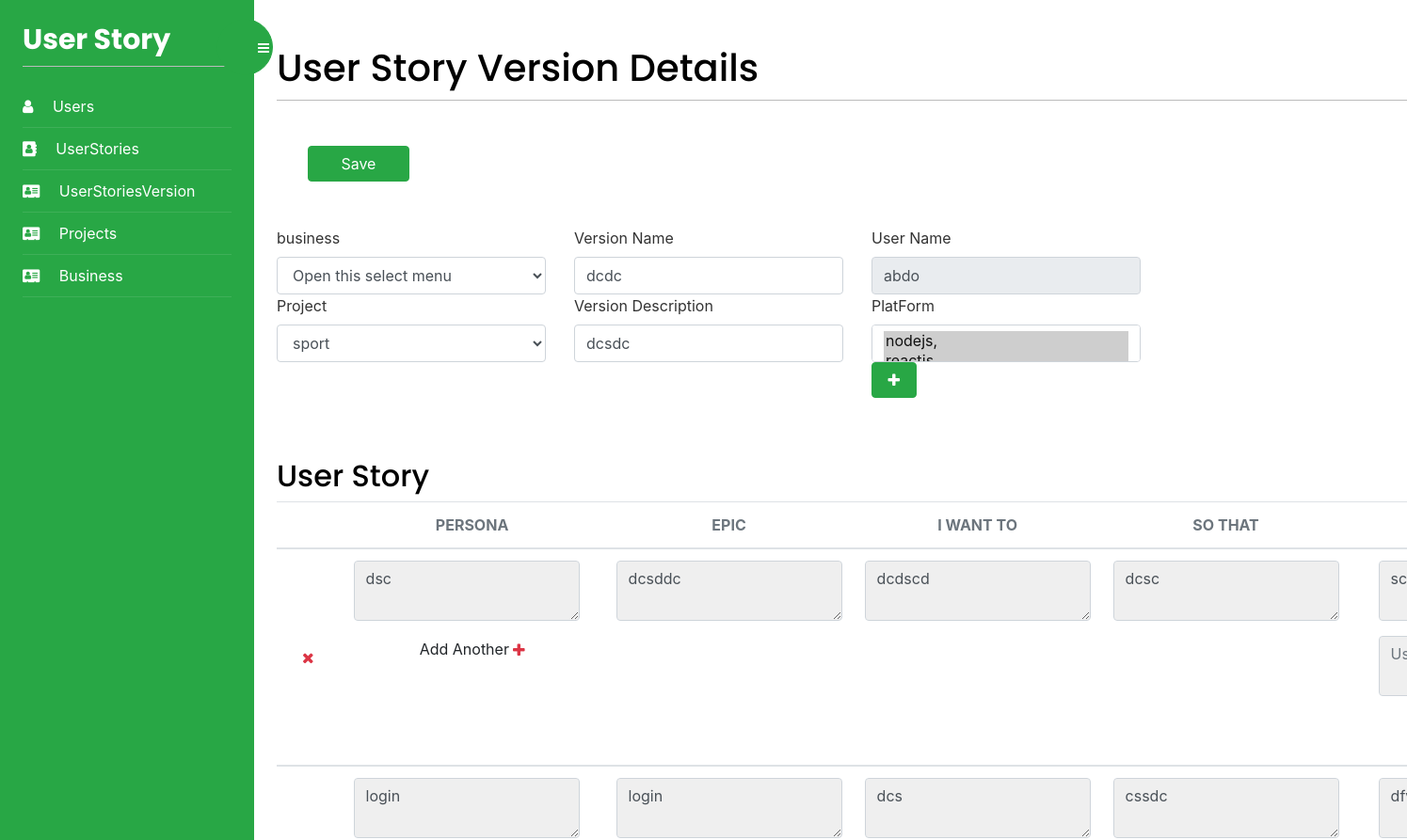
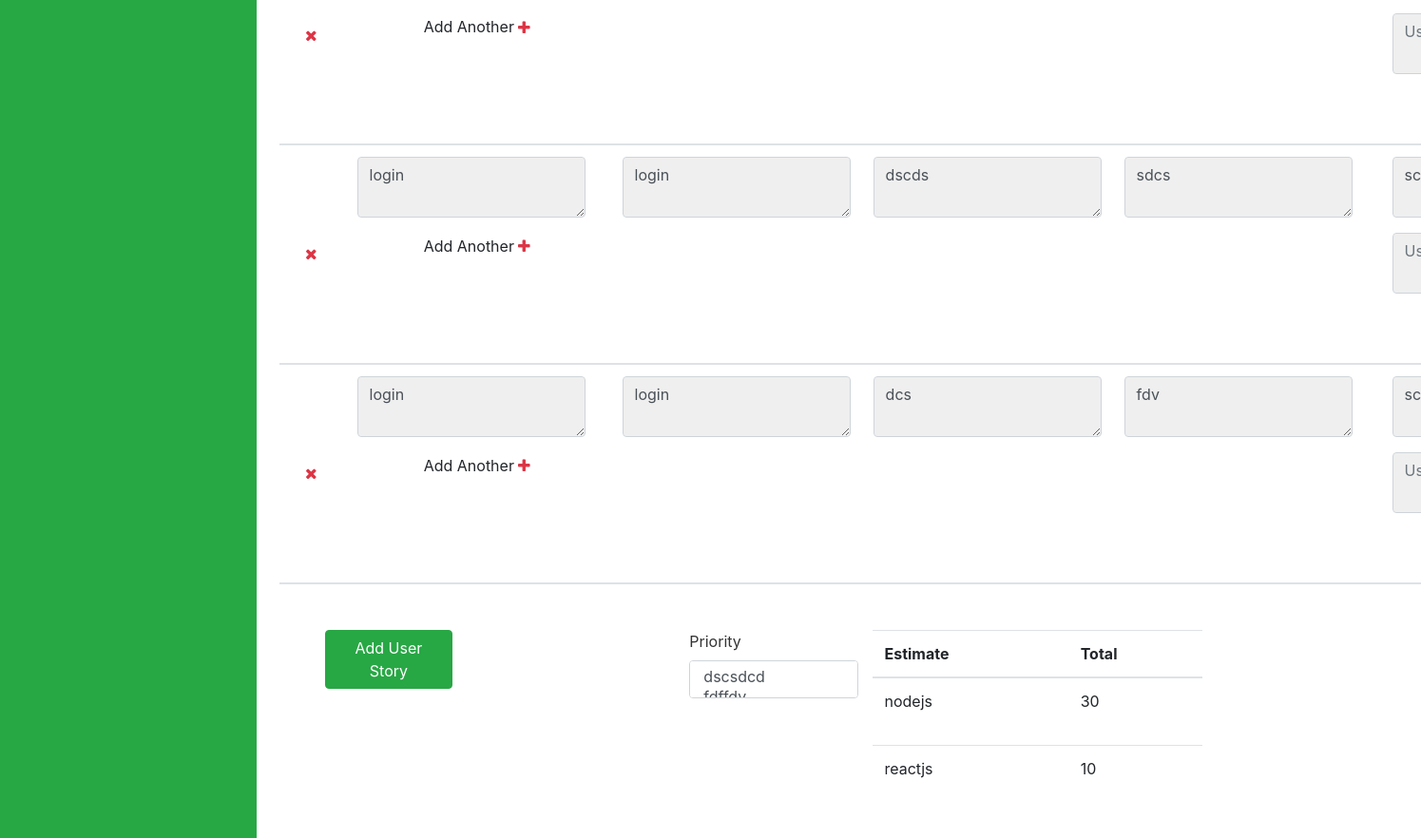
Page /UserStoryVersion/userStoryVersionDetails/29 on the earlier database version (2 pictures, top to bottom).
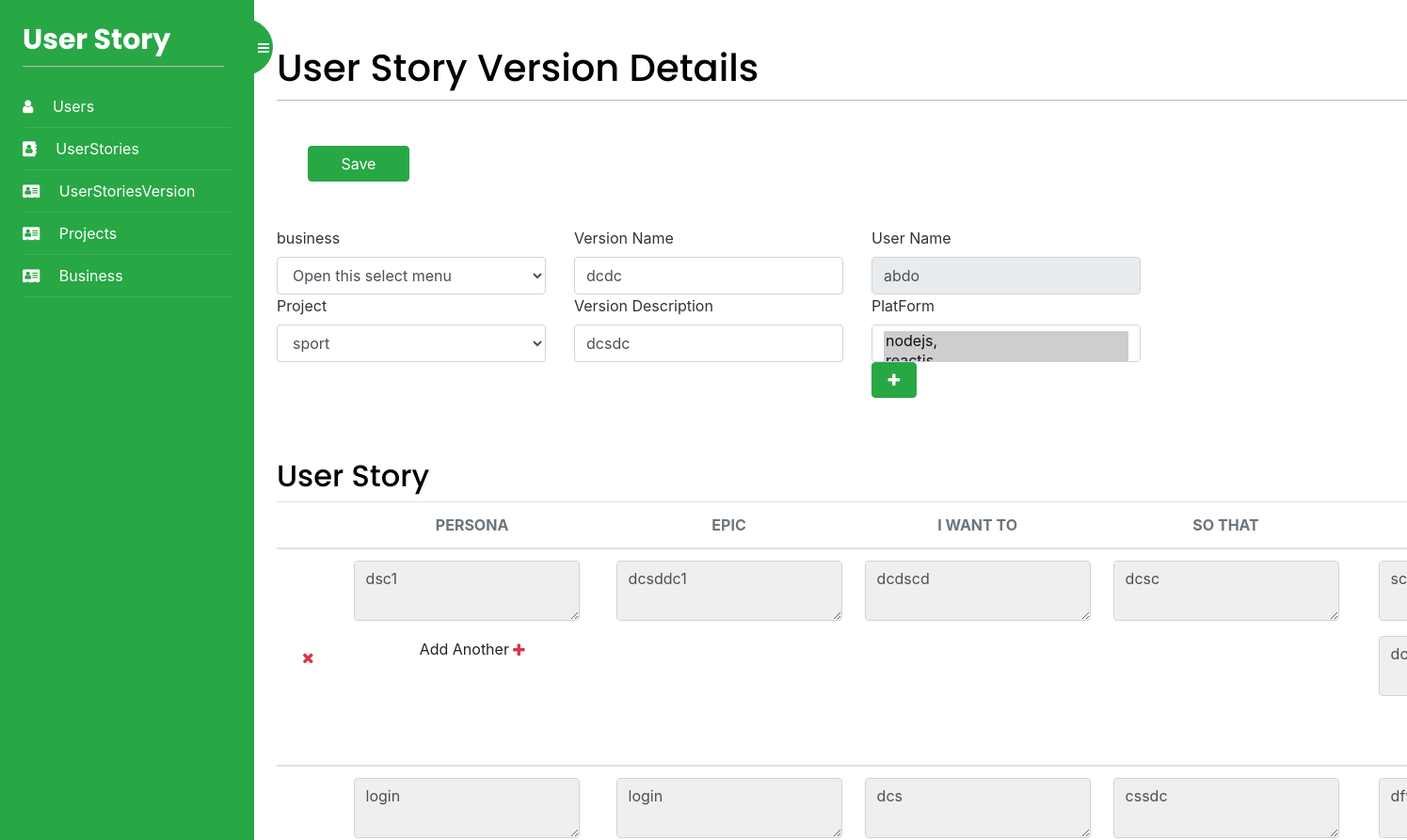
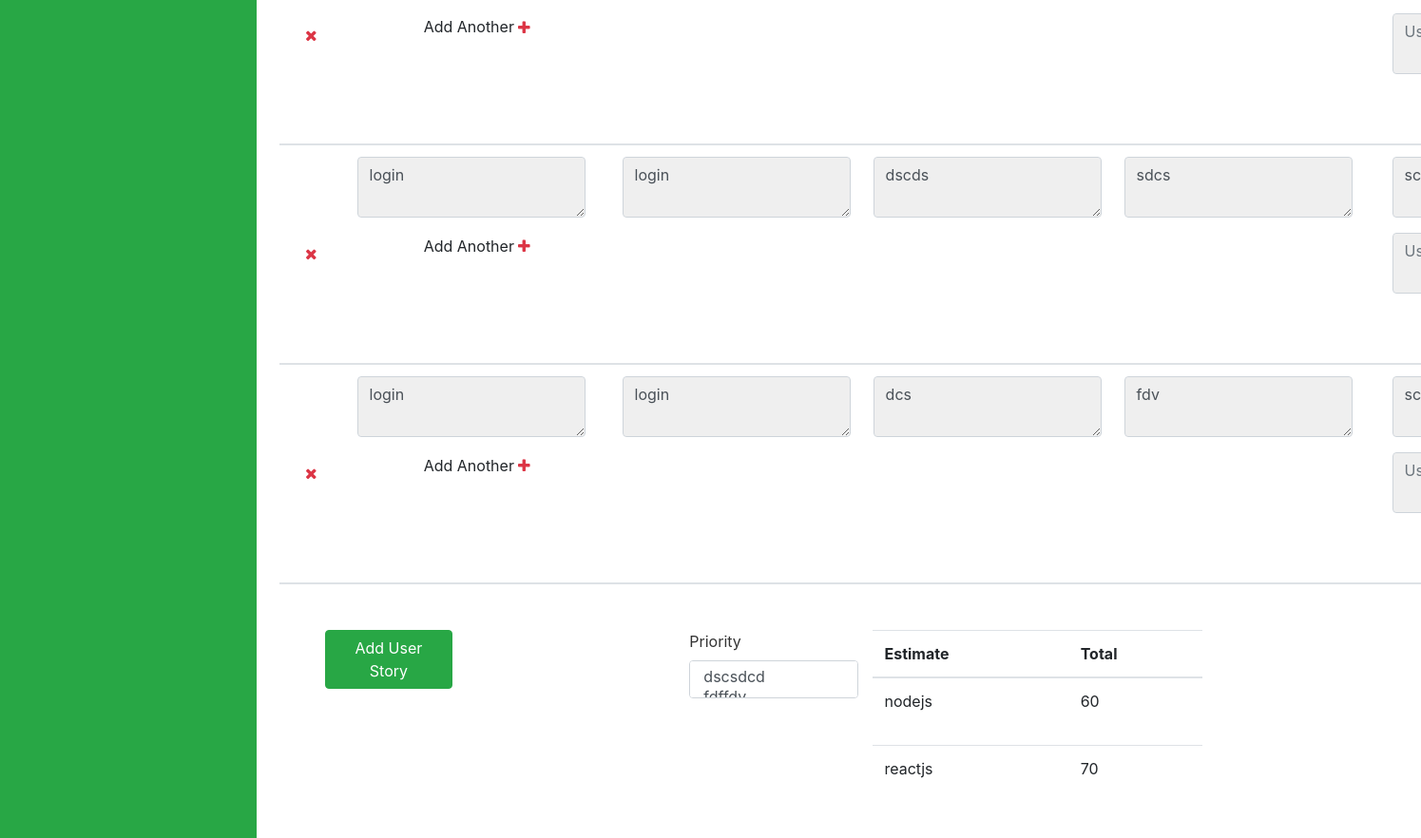
Same page on the later database version (2 pictures, top to bottom).
### UserStoryApp/models.py (models this page shows, shortened)
class Persona(models.Model):
    id = models.AutoField(primary_key=True)
    Name = models.TextField(blank=True)
    class Meta:
        db_table = "Persona"

class UserStory(models.Model):
    id = models.AutoField(primary_key=True)
    iWantTO = models.TextField(blank=True)
    soThat = models.TextField(blank=True)
    priority = models.TextField(blank=True)
    userStoriesVersion = models.ForeignKey(
        UserStoryVersion, on_delete=models.CASCADE, blank=True, null=True)
    Persona = models.ManyToManyField(Persona)
    RAIDS = models.ManyToManyField(RAIDS)
    DevelopmentTask = models.ManyToManyField(DevelopmentTask)
    Estimates = models.ManyToManyField(Estimates)
    US_Group = models.ForeignKey(
        US_Group, on_delete=models.CASCADE, blank=True, null=True)
    Epic = models.ForeignKey(Epic, on_delete=models.CASCADE, null=True)
    platforms = []
    class Meta:
        db_table = "UserStory"

class Epic(models.Model):
    id = models.AutoField(primary_key=True)
    versionName = models.TextField(blank=True)
    class Meta:
        db_table = "Epic"

class DevelopmentTask(models.Model):
    id = models.AutoField(primary_key=True)
    description = models.TextField(blank=True)
    class Meta:
        db_table = "DevelopmentTask"

class Platform(models.Model):
    id = models.AutoField(primary_key=True)
    name = models.TextField(blank=True)
    class Meta:
        db_table = "Platform"

### UserStoryVersions/views.py (the view)
def Details(request, id):
    personaObjects = list(Persona.objects.values_list('Name'))
    print(personaObjects)
    personaObjects = dumps(personaObjects)
    epicObjects = list(Epic.objects.values_list('versionName'))
    epicObjects = dumps(epicObjects)
    platforms = Platform.objects.all()
    projects = Project.objects.all()
    userStoryVersion = UserStoryVersion.objects.get(id=id)
    userStory = UserStory.objects.filter(userStoriesVersion=userStoryVersion)
    platformIds = []
    selectedPlatforms = []
    allEstimate = []
    priority = []
    for u in userStory:
        for i in u.Estimates.all():
            allEstimate.append(i.Platform.id)
            if any(d['id'] == i.Platform.id for d in selectedPlatforms):
                for d in selectedPlatforms:
                    if d['id'] == i.Platform.id:
                        d['estimate'] = d['estimate'] + i.noOfHours
                        d['priority'].append(
                            {'name': u.priority, 'estimate': i.noOfHours})
                        break
            else:
                platformIds.append(i.Platform.id)
                selectedPlatforms.append(
                    {'id': i.Platform.id, 'name': i.Platform.name, 'priority': [{'name': u.priority, 'estimate': i.noOfHours}], 'estimate': i.noOfHours})
        u.platforms = allEstimate
        allEstimate = []
        priority.append(u.priority)
    print(selectedPlatforms)
    return render(request, 'userStoryVersions/Details.html', {'userStories': userStory, 'priority': priority, 'persona': projects, 'personaObjects': personaObjects, 'epicObjects': epicObjects, 'userStoriesVersion': userStoryVersion, 'platformIds': platformIds, 'platforms': platforms, 'selectedPlatforms': selectedPlatforms, 'jsonSelectedPlatforms': dumps(selectedPlatforms)})

### UserStoryVersions/templates/userStoryVersions/Details.html (shortened to what the changed rows need)
{% extends "base.html" %}
{% block content %}
<div class="mb-5">
    <h1 class="m-auto">User Story Version Details</h1>
</div>
<h2>User Story</h2>
<div class=" testimonial-group table-responsive mb-5" style="max-width: 79rem;" id="UserStory">
    <table class="table align-items-center mb-0">
        <thead>
            <tr id="userStoryDetailsHeader">
                <th></th>
                <th class="text-center text-uppercase text-secondary text-xxs font-weight-bolder opacity-7">Persona</th>
                <th class="text-center text-uppercase text-secondary text-xxs font-weight-bolder opacity-7">Epic
                </th>
                <th class="text-center text-uppercase text-secondary text-xxs font-weight-bolder opacity-7">I Want TO</th>
                <th class="text-center text-uppercase text-secondary text-xxs font-weight-bolder opacity-7">So That</th>
                <th class="text-center text-uppercase text-secondary text-xxs font-weight-bolder opacity-7">User Acceptance Criteria</th>
            </tr>
        </thead>
        <tbody>
            {% for userStory in userStories %}
            <tr class="ReadState userStoryDetailsBody" style="border-bottom:2px solid #dee2e6 ;" id="{{userStory.id}}">
                <td class="align-middle text-center"><i id="{{userStory.id}}" class="col-2 m-auto text-danger fa fa-times" onclick="removeRow(this)"
                    style="display: flex;justify-content: center;align-items: center;cursor: pointer;"></i></td>
                <form id="form" method="post" name="filter" autocomplete="off">
                    <td class="">
                        <div class="row editmenu">
                            <div class="form-group pl-5" style="height: 100%;min-width: 15rem;">
                                <div style="width: 100%;" class="row PersonDiv">
                                    {% for Persona in userStory.Persona.all %}
                                    <div class="form-group row">
                                        <div class="col-12 m-0 p-0">
                                            <textarea type="text" id="myInput" data-id="{{Persona.id}}" name="Persona" list="personList" style="display: inline;"
                                                class="form-control updatePersona bg-gray h-4rem" id="myInput" aria-describedby="emailHelp"
                                                placeholder="Persona">{{Persona.Name}}</textarea>
                                        </div>
                                    </div>
                                    {% endfor %}
                                </div>
                                <p class="m-auto AddPersona details" style="display: flex;justify-content: center;align-items: center;cursor: pointer;">
                                    Add Another<i class="ml-1 text-danger fa fa-plus AddPersona"></i></p>
                            </div>
                        </div>
                    </td>
                    <td class="">
                        <div class="form-group m-0" style="margin: 0;min-width: 15rem;">
                            <textarea type="text" id="epicInput" list="encodings" name="Epic"
                                class="form-control input bg-gray updateUserStory h-4rem" data-name="epic" id="epicInput" aria-describedby="emailHelp"
                                placeholder="Epic">{{userStory.Epic.versionName}}</textarea>
                        </div>
                    </td>
                    <td class="">
                        <div class="form-group" style="min-width: 15rem;">
                            <textarea type="text" id="IWantTO" name="IWantTO" data-name="iWantTo" class="form-control updateUserStory bg-gray h-4rem"
                                id="exampleInputEmail1" aria-describedby="emailHelp"
                                placeholder="IWantTO">{{userStory.iWantTO}}</textarea>
                        </div>
                    </td>
                    <td class="">
                        <div class="form-group" style="min-width: 15rem;">
                            <textarea type="text" id="SoThat" name="SoThat" data-name="soThat" class="form-control updateUserStory bg-gray h-4rem"
                                id="exampleInputEmail1" aria-describedby="emailHelp"
                                placeholder="SoThat">{{userStory.soThat}}</textarea>
                        </div>
                    </td>
                    <td class="">
                        <div class="form-group pl-5 twiceWidth" style="height: 100%;min-width: 15rem;">
                            <div style="width: 100%;" class="row DKDiv twiceWidth">
                                {% for DevelopmentTask in userStory.DevelopmentTask.all %}
                                <div class="form-group row twiceWidth">
                                    <div class="col-12 m-0 p-0 twiceWidth">
                                        <textarea type="text" id="DevTasks" data-id="{{DevelopmentTask.id}}" class="form-control updateDevTask col-12 bg-gray h-4rem" name="Dev"
                                            id="exampleInputEmail1" aria-describedby="emailHelp"
                                            placeholder="User Acceptance Criteria">{{DevelopmentTask.description}}</textarea>
                                    </div>
                                </div>
                                {% endfor %}
                            </div>
                        </div>
                    </td>
                </form>
            </tr>
            {% endfor %}
        </tbody>
    </table>
</div>
<div class="row" style="min-height: 15rem;">
<div class="row col-8">
<table class="col-5 table align-items-center mb-5">
    <thead>
        <tr>
            <th>
                Estimate
            </th>
            <th>
                Total
            </th>
        </tr>
    </thead>
    <tbody class="sumEstimatesTable">
        {% for p in selectedPlatforms %}
        <tr>
        <td>
            {{p.name}}
        </td>
        <td>
            {{p.estimate}}
        </td>
        </tr>
        {% endfor %}
    </tbody>
</table>
</div>
</div>
{% endblock %}

Differences in the rows shown:
changed UserStory "dcdscd": Epic "dcsddc" → "dcsddc1"
changed Persona: Persona "dsc" → "dsc1"
changed DevelopmentTask: Dev "User Acceptance Criteria" → "dcd"
Other differences:
new list line: "nodejs"
new list line: "60"
new list line: "reactjs"
new list line: "70"
list line gone: "nodejs"
list line gone: "30"
list line gone: "reactjs"
list line gone: "10"
